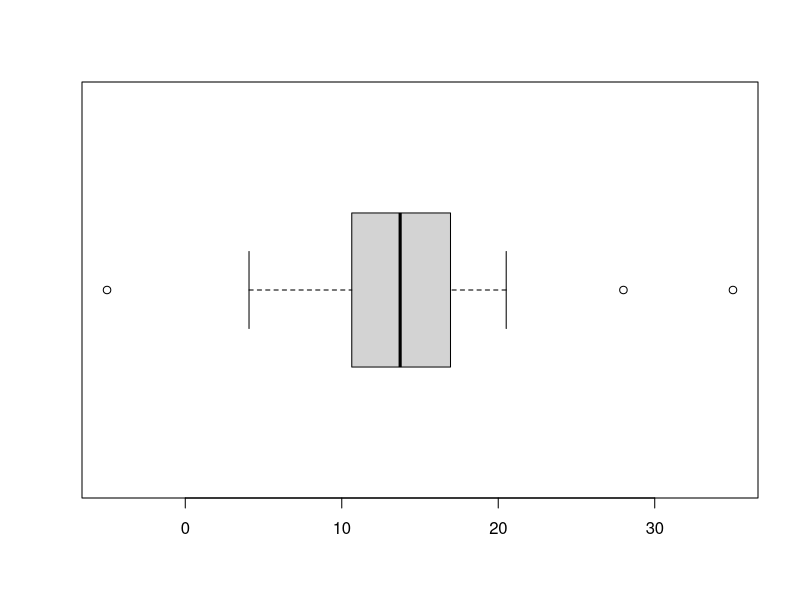

This chart was generated by the following R code:
## ---- chunk 1
knitr::opts_chunk$set(echo = TRUE, highlight = FALSE)
## ---- chunk 2
library('tidyr')
library('tibble')
library('dplyr')
library('lubridate')
library('readr')
library('stringr')
## ---- chunk 3
table1
table2
table3

table4a  # cases
table4b  # population
## ---- chunk 4
table4b %>% 
  gather(`1999`, `2000`, key = "year", value = "population")
## ---- chunk 5
table2 %>%
    spread(key = type, value = count)
## ---- chunk 6
table3
## ---- chunk 7
table3 %>% 
  separate(rate, into = c("cases", "population"))
## ---- chunk 8
table3 %>% 
  separate(rate, into = c("cases", "population"), sep = "/")
## ---- chunk 9
table3 %>% 
  separate(rate, into = c("cases", "population"), convert = TRUE)
## ---- chunk 10
table3 %>% 
  separate(year, into = c("century", "year"), sep = 2)
## ---- chunk 11
table5
## ---- chunk 12
table5 %>% 
  unite(new, century, year)
## ---- chunk 13
table5 %>% 
  unite(new, century, year, sep = "")
## ---- chunk 14
df <- tibble(A = c(1,NA,2,3),
             B = c(NA,7,10,32),
             C = c(55,42,NA,0))
df
## ---- chunk 15
is.na(df)
## ---- chunk 16
any(is.na(df))
## ---- chunk 17
sum(is.na(df))
## ---- chunk 18
which(is.na(df$A))
## ---- chunk 19
summary(df)
## ---- chunk 20
complete.cases(df)
## ---- chunk 21
df[complete.cases(df),]
## ---- chunk 22
na.omit(df)
df %>% drop_na()
## ---- chunk 23
df <- tibble(x = c(1, 2, NA), y = c("a", NA, "b"))
df %>% drop_na()
df %>% drop_na(x)
## ---- chunk 24
df <- tibble(club = c('Real Madrid', 'Real Madrid', 'Barcelona'),
             cl = c(13, 13, 5))
df
## ---- chunk 25
df %>% distinct()
## ---- chunk 26
set.seed(10)
sample(1:10,2)
## ---- chunk 27
set.seed(10)
x <- c(rnorm(30,mean=15,sd=5), -5, 28, 35)
boxplot(x, horizontal = TRUE)
## ---- chunk 28
mt <- mtcars %>% 
        filter(mpg > quantile(mpg,0.01) & mpg < quantile(mpg,0.99))
## ---- chunk 29
weather <- read_csv2('weather.csv')
head(weather)
## ---- chunk 30
weather2 <- weather %>%
              gather(day, value, paste0('X',1:31), na.rm = TRUE)
head(weather2)
## ---- chunk 31
weather2 <- weather2 %>%
              select(-X)
head(weather2)
## ---- chunk 32
weather3 <- spread(weather2, measure, value)
head(weather3)
## ---- chunk 33
weather3$day <- str_replace(weather3$day,'X','')
head(weather3)
## ---- chunk 34
weather4 <- unite(weather3, date, year, month, day, sep = "-")
weather4$date <- ymd(weather4$date)
head(weather4)
## ---- chunk 35
glimpse(weather4)
## ---- chunk 36
unique(weather4$PrecipitationIn)
## ---- chunk 37
weather4$PrecipitationIn <- str_replace(weather4$PrecipitationIn, 'T','0')
## ---- chunk 38
weather5 <- mutate_at(weather4, vars(CloudCover:WindDirDegrees), funs(as.numeric))
glimpse(weather5)
## ---- chunk 39
new_columns <- c("date", "events", "cloud_cover", "max_dew_point_f", "max_gust_speed_mph", 
"max_humidity", "max_sea_level_pressure_in", "max_temperature_f", 
"max_visibility_miles", "max_wind_speed_mph", "mean_humidity", 
"mean_sea_level_pressure_in", "mean_temperature_f", "mean_visibility_miles", 
"mean_wind_speed_mph", "mean_dew_point_f", "min_dew_point_f", 
"min_humidity", "min_sea_level_pressure_in", "min_temperature_f", 
"min_visibility_miles", "precipitation_in", "wind_dir_degrees"
)

# Clean up column names
names(weather5) <- new_columns
